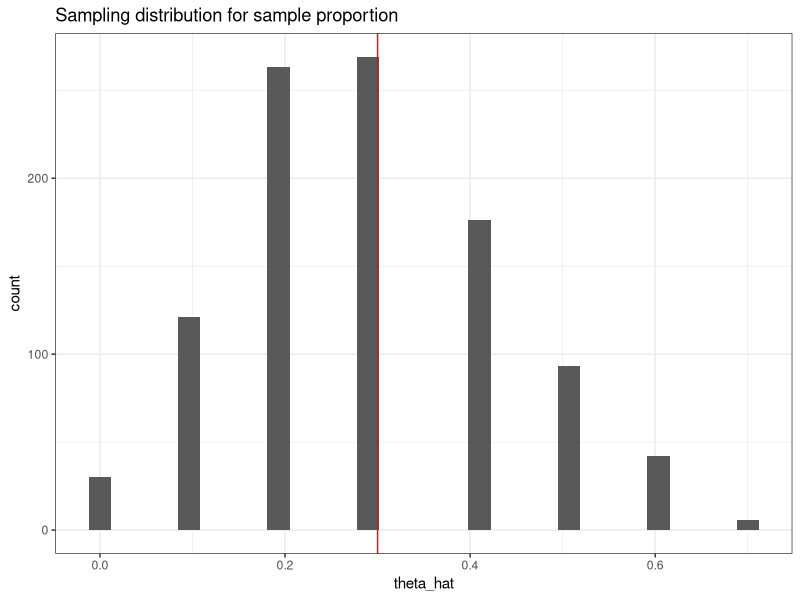
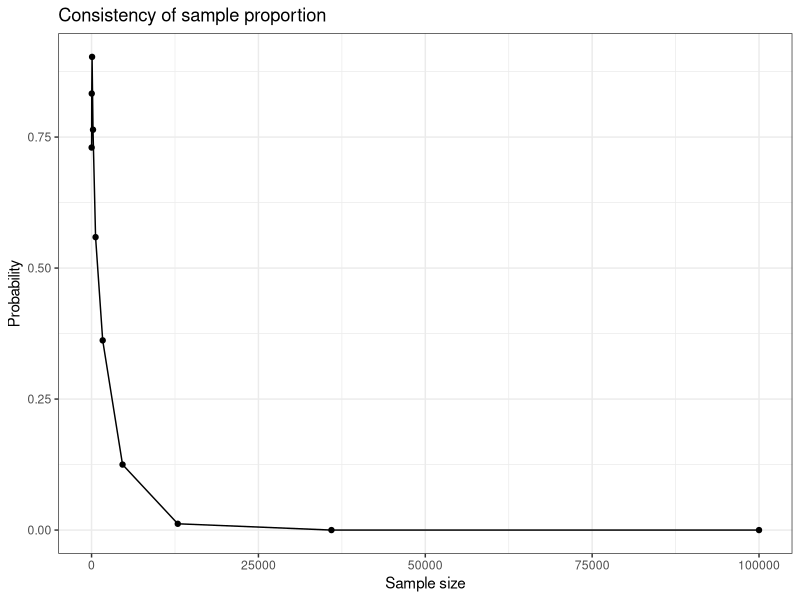
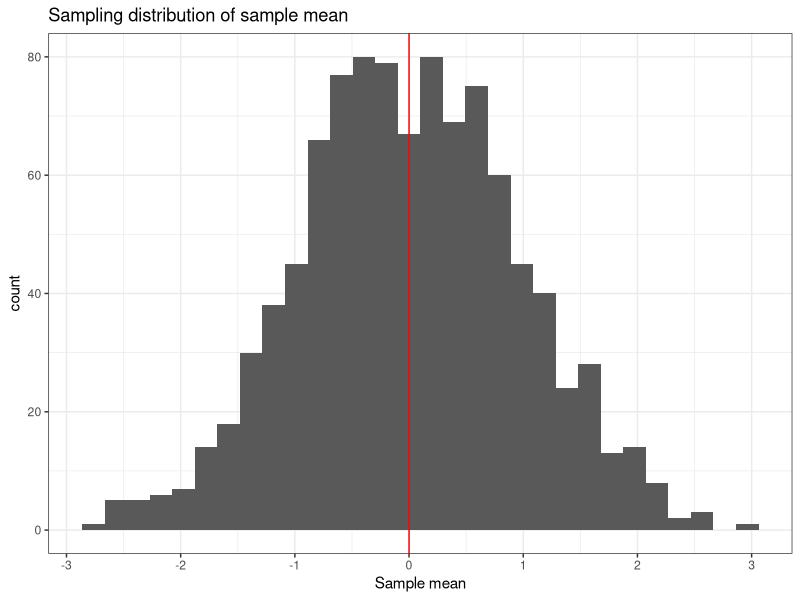
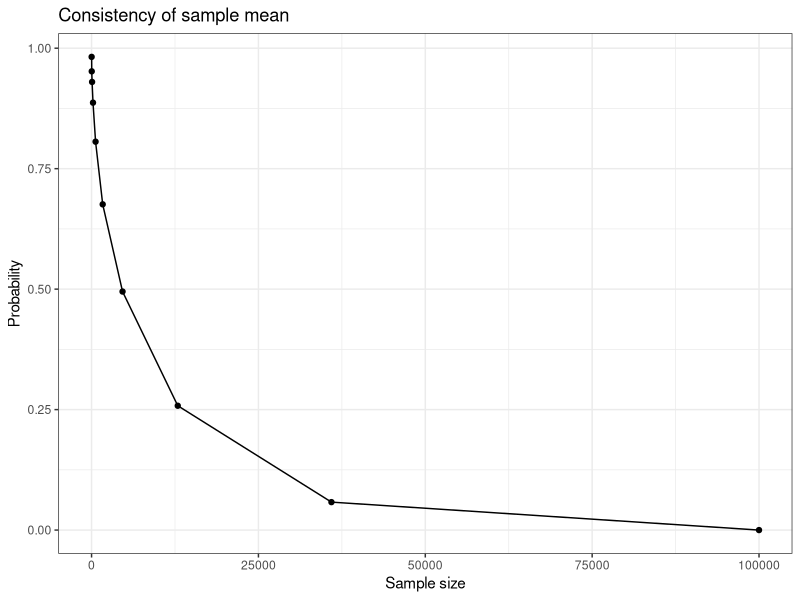

Source code (R) for these figures, in order:
## ---------------------------------------------------------------------------------
library("tidyverse"); theme_set(theme_bw())
library("scales") # for breaks_pretty()


## ---------------------------------------------------------------------------------
create_ci <- function(x, a = 0.05) {
  n <- length(x)
  m <- mean(x)
  s <- sd(x)
  
  return(m + c(-1,1)*qnorm(1-a/2)*s/sqrt(n))
}


## ---------------------------------------------------------------------------------
n <- 10
p <- 0.3

x <- rbinom(1e3, size = n, prob = p)
theta_hat = x / n


## ---------------------------------------------------------------------------------
ggplot() + 
  geom_histogram(mapping = aes(x = theta_hat), bins = 30) +
  geom_vline(xintercept = p, col = 'red') +
  labs(title="Sampling distribution for sample proportion")


## ---------------------------------------------------------------------------------
mean(theta_hat)        # expectation
mean(theta_hat - p)    # bias
create_ci(theta_hat - p) # bias CI


## ---------------------------------------------------------------------------------
# variance
mean( (theta_hat - mean(theta_hat))^2 ) 

create_ci( (theta_hat - mean(theta_hat))^2 )


## ---------------------------------------------------------------------------------
# MSE
mean( (theta_hat - p)^2 )

# MSE CI
create_ci( (theta_hat-p)^2  )


## ---------------------------------------------------------------------------------
epsilon <- 0.01
n_seq <- floor(10^seq(1, 5, length = 10))
p_seq <- numeric(length(n_seq))

for (i in seq_along(n_seq)) {
  x <- rbinom(1e3, size = n_seq[i], prob = p)
  p_seq[i] <- mean(abs(x/n_seq[i] - p) > epsilon)
}

ggplot(data.frame(n = n_seq, p = p_seq),
       aes(x = n, y = p_seq)) + 
  geom_point() + 
  geom_line() +
  labs(x = "Sample size", y = "Probability",
       title = "Consistency of sample proportion") 


## ---------------------------------------------------------------------------------
n <- 10
m <- 0
s <- 1

d <- data.frame(rep = 1:1e3,
                n = 1:n) %>%
  mutate(y = rnorm(n())) %>%
  group_by(rep) %>%
  summarize(
    n    = n(),
    ybar = mean(y),
    sd   = sd(y)
  )


## ---------------------------------------------------------------------------------
ggplot(d, aes(x = ybar)) + 
  geom_histogram(bins = 30) + 
  geom_vline(xintercept = m, color = "red") +
  labs(x = "Sample mean", 
       title = "Sampling distribution of sample mean")


## ---------------------------------------------------------------------------------
# Bias
mean(d$ybar - m) 

# Bias with CI 
create_ci( d$ybar - m )


## ---------------------------------------------------------------------------------
# Variance
mean( (d$ybar - mean(d$ybar))^2 )

# Variance with uncertainty
create_ci( (d$ybar - mean(d$ybar))^2 )


## ---------------------------------------------------------------------------------
# MSE
mean( (d$ybar - m)^2 )

# Variance with uncertainty
create_ci( (d$ybar - m)^2 )


## ---------------------------------------------------------------------------------
epsilon <- 0.01
n_seq <- floor(10^seq(1, 5, length = 10))
p_seq <- numeric(length(n_seq))

for (i in seq_along(n_seq)) {
  xbar <- replicate(1e3, {       # replicate is another looping option
    mean( rnorm(n_seq[i], m, s))
  })
  p_seq[i] <- mean( abs(xbar - m) > epsilon)
}

qplot(n_seq, p_seq, geom = c("point","line")) +
  labs(x = "Sample size", y = "Probability",
       title = "Consistency of sample mean") 
